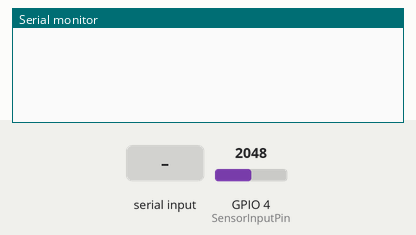
Bench run of a program on a simulated ESP32. Parts: the last lines printed to the serial monitor. Inputs (shaded band) come from the test bench; at power-on: GPIO 4 (SensorInputPin) = 2048.

Above: at 1.2 s.
1.3 s: "calibrar,1\n" received over Serial
At 2.4 s:
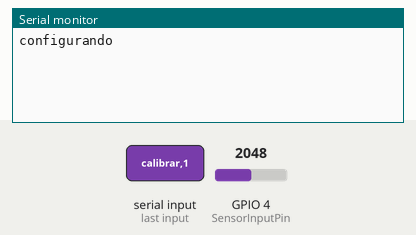
At 8.1 s:
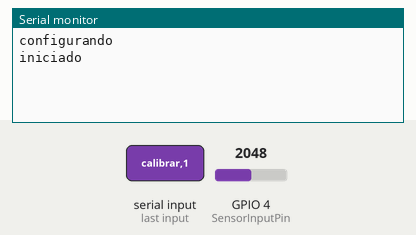

Measured:
- after the input at 1.3 s, the serial monitor: prints a new line at once (image 1)

The program:

main.cpp
```cpp
#include <Arduino.h>
#include <EMGFilters.h>

#define TIMING_DEBUG 0

#define SensorInputPin 4

EMGFilters myFilter;
SAMPLE_FREQUENCY sampleRate = SAMPLE_FREQ_1000HZ;
NOTCH_FREQUENCY humFreq = NOTCH_FREQ_50HZ;

static int Threshold = 0;

unsigned long timeStamp;
unsigned long timeBudget;

void calibrate(int delayTime)
{
  Serial.println("configurando\r\n");
  delay(500);

  unsigned long endTime = millis() + 5000;

  while (millis() < endTime)
  {
    int Value = analogRead(SensorInputPin);
    int DataAfterFilter = myFilter.update(Value);
    int envelope = sq(DataAfterFilter);
    delayMicroseconds(500);
  }

  endTime = millis() + delayTime;

  int maxVal = 0;

  delay(500);
  Serial.println("iniciado\r\n");
  delay(500);

  while (millis() < endTime)
  {
    int Value = analogRead(SensorInputPin);
    int DataAfterFilter = myFilter.update(Value);
    int envelope = sq(DataAfterFilter);
    maxVal = max(maxVal, envelope);
    delayMicroseconds(500);

    if (TIMING_DEBUG)
    {
      Serial.print("Read Data: ");
      Serial.print(Value);
      Serial.print(". Filtered Data: ");
      Serial.print(DataAfterFilter);
      Serial.print(". Squared Data: ");
      Serial.print(envelope);
      Serial.print(". Threshold: ");
      Serial.println(Threshold);
    }
  }

  Threshold = maxVal;
  delay(500);
  Serial.println("finalizado\r\n");
  delay(500);
}

void measure(int delayTime)
{
  unsigned long endTime = millis() + delayTime;

  while (millis() < endTime)
  {
    timeStamp = micros();

    int Value = analogRead(SensorInputPin);
    int DataAfterFilter = myFilter.update(Value);
    int envelope = sq(DataAfterFilter);
    envelope = (envelope > Threshold) ? envelope : 0;

    Serial.println(String(envelope));

    timeStamp = micros() - timeStamp;
    if (TIMING_DEBUG)
    {
      if (envelope > Threshold)
      {
        Serial.print("Read Data: ");
        Serial.println(Value);
        Serial.print("Filtered Data: ");
        Serial.println(DataAfterFilter);
        Serial.print("Envelope: ");
        Serial.println(sq(DataAfterFilter));
        Serial.print("Squared Data: ");
        Serial.println(envelope);
        Serial.print("Filters cost time: ");
        Serial.println(timeStamp);
        Serial.print("Threshold: ");
        Serial.println(Threshold);
      }
    }
    delayMicroseconds(500);
  }
}

void setup()
{
  Serial.begin(115200);
  myFilter.init(sampleRate, humFreq, true, true, true);

  timeBudget = 1e6 / sampleRate;

  if (TIMING_DEBUG)
  {
    delay(5000);
    calibrate(10000);
    delay(5000);
  }
}

void loop()
{
  if (Serial.available() > 0)
  {
    delay(10);
    String inputLine = Serial.readStringUntil('\r\n');

    int commaIndex = inputLine.indexOf(',');

    if (commaIndex > 0)
    {
      String command = inputLine.substring(0, commaIndex);
      command.trim();

      if (command == "calibrar")
      {
        String durationStr = inputLine.substring(commaIndex + 1);
        durationStr.trim();

        int duration = durationStr.toInt();
        duration *= 1000;

        calibrate(duration);
        return;
      }

      if (command == "medir")
      {
        String durationStr = inputLine.substring(commaIndex + 1);
        durationStr.trim();

        int duration = durationStr.toInt();
        duration *= 1000;

        measure(duration);
        return;
      }
    }
  }
}
```
